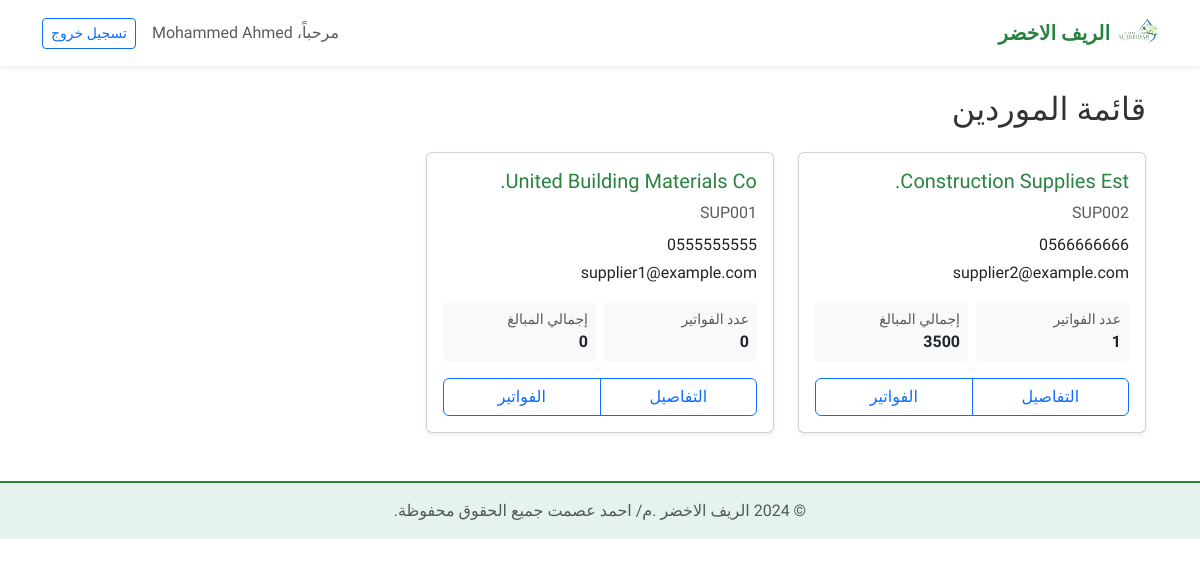
The page /suppliers/ (signed in) on the database its author committed.
### accounts/models.py (models this page shows, shortened)
class User(AbstractUser):
    ROLE_CHOICES = (
        ('admin', 'مدير'),
        ('accountant', 'محاسب'),
    )
    role = models.CharField(max_length=20, choices=ROLE_CHOICES, default='accountant', verbose_name='الدور')
    phone = models.CharField(max_length=20, blank=True, null=True, verbose_name='رقم الهاتف')
    address = models.TextField(blank=True, null=True, verbose_name='العنوان')
    class Meta:
        verbose_name = 'مستخدم'
        verbose_name_plural = 'المستخدمين'

### suppliers/models.py (models this page shows, shortened)
class Supplier(models.Model):
    name = models.CharField(max_length=200, verbose_name='اسم المورد')
    code = models.CharField(max_length=50, unique=True, verbose_name='رمز المورد')
    contact_person = models.CharField(max_length=200, blank=True, null=True, verbose_name='الشخص المسؤول')
    phone = models.CharField(max_length=20, verbose_name='رقم الهاتف')
    email = models.EmailField(blank=True, null=True, verbose_name='البريد الإلكتروني')
    address = models.TextField(blank=True, null=True, verbose_name='العنوان')
    tax_number = models.CharField(max_length=50, blank=True, null=True, verbose_name='الرقم الضريبي')
    created_at = models.DateTimeField(auto_now_add=True, verbose_name='تاريخ الإنشاء')
    updated_at = models.DateTimeField(auto_now=True, verbose_name='تاريخ التحديث')
    class Meta:
        verbose_name = 'مورد'
        verbose_name_plural = 'الموردين'
        ordering = ['name']

### suppliers/views.py (the view)
# urls.py: path('', views.supplier_list, name='supplier_list'),
@login_required
def supplier_list(request):
    suppliers = Supplier.objects.all()
    for supplier in suppliers:
        supplier.total_invoices = supplier.invoices.count()
        supplier.total_amount = supplier.invoices.aggregate(total=Sum('total_amount'))['total'] or 0
    context = {
        'suppliers': suppliers,
    }
    return render(request, 'suppliers/supplier_list.html', context)

### suppliers/templates/suppliers/supplier_list.html (shortened to what this page needs)
{% extends 'base.html' %}
{% load static %}
{% block content %}
<div class="container my-4">
    <div class="d-flex justify-content-between align-items-center mb-4">
        <h1 class="h2 mb-0">قائمة الموردين</h1>
    </div>
    <div class="row">
        {% for supplier in suppliers %}
        <div class="col-md-6 col-lg-4 mb-4">
            <div class="card h-100 shadow-sm">
                <div class="card-body">
                    <h5 class="card-title text-primary">{{ supplier.name }}</h5>
                    <p class="card-text text-muted mb-2">{{ supplier.code }}</p>
                    <div class="mb-3">
                        {% if supplier.phone %}
                        <p class="mb-1">
                            {{ supplier.phone }}
                        </p>
                        {% endif %}
                        {% if supplier.email %}
                        <p class="mb-1">
                            {{ supplier.email }}
                        </p>
                        {% endif %}
                    </div>
                    <div class="row g-2 mb-3">
                        <div class="col-6">
                            <div class="p-2 bg-light rounded">
                                <small class="d-block text-muted">عدد الفواتير</small>
                                <strong>{{ supplier.total_invoices }}</strong>
                            </div>
                        </div>
                        <div class="col-6">
                            <div class="p-2 bg-light rounded">
                                <small class="d-block text-muted">إجمالي المبالغ</small>
                                <strong>{{ supplier.total_amount }}</strong>
                            </div>
                        </div>
                    </div>
                    <div class="btn-group w-100">
                        <a href="{% url 'suppliers:supplier_detail' supplier.pk %}" class="btn btn-outline-primary">
                             التفاصيل
                        </a>
                        <a href="{% url 'suppliers:supplier_invoices' supplier.pk %}" class="btn btn-outline-primary">
                             الفواتير
                        </a>
                    </div>
                </div>
            </div>
        </div>
        {% endfor %}
    </div>
</div>
{% endblock %}

### templates/base.html (shortened to what this page needs)
{% load static %}
<!DOCTYPE html>
<html lang="ar" dir="rtl">
<head>
    <link rel="stylesheet" href="https://cdn.jsdelivr.net/npm/bootstrap@5.3.2/dist/css/bootstrap.rtl.min.css">
    <link rel="stylesheet" href="{% static 'css/base.css' %}">
</head>
<body>
    <header class="navbar navbar-expand-lg bg-white shadow-sm">
        <div class="container">
            <a class="navbar-brand d-flex align-items-center gap-2" href="/">
                <img src="{% static 'images/logo.png' %}" alt="الريف المصري" height="40">
                <span class="text-primary fw-bold">الريف الاخضر</span>
            </a>
            <div class="collapse navbar-collapse" id="navbarNav">
                {% if user.is_authenticated %}
                <div class="d-flex align-items-center gap-3">
                    <span class="text-muted">مرحباً، {{ user.get_full_name|default:user.username }}</span>
                    <a href="{% url 'accounts:logout' %}" class="btn btn-outline-primary btn-sm">تسجيل خروج</a>
                </div>
                {% endif %}
            </div>
        </div>
    </header>
    <main class="container my-4">
        {% block content %}{% endblock %}
    </main>
    <footer class="footer mt-auto py-3">
        <div class="container text-center">
            <span class="text-muted">© {% now "Y" %} الريف الاخضر .م/ احمد عصمت جميع الحقوق محفوظة.</span>
        </div>
    </footer>
</body>
</html>

### static/css/base.css (style rules this page uses)
:root { --primary: #2a8241; --primary-dark: #1f6431; --primary-light: #e5f2ed; --text-color: #333333; }
body { font-family: 'Tajawal', sans-serif; color: var(--text-color); }
a { color: var(--primary); text-decoration: none; }
.text-primary { color: var(--primary) !important; }
.footer { background-color: var(--primary-light); border-top: 2px solid var(--primary); padding: 1rem 0; }

### suppliers/templates/suppliers/supplier_list.html (style rules this page uses)
.card { transition: transform 0.2s; }
.btn-group .btn { flex: 1; }

### templates/base.html (style rules this page uses)
body { font-family: 'Tajawal', sans-serif; }

### rows shown on the page
User: get_full_name "Mohammed Ahmed"
Supplier: name "Construction Supplies Est.", code "SUP002", phone "0566666666", email "supplier2@example.com", total_invoices "1", total_amount "3500"
Supplier: name "United Building Materials Co.", code "SUP001", phone "0555555555", email "supplier1@example.com", total_invoices "0", total_amount "0"
